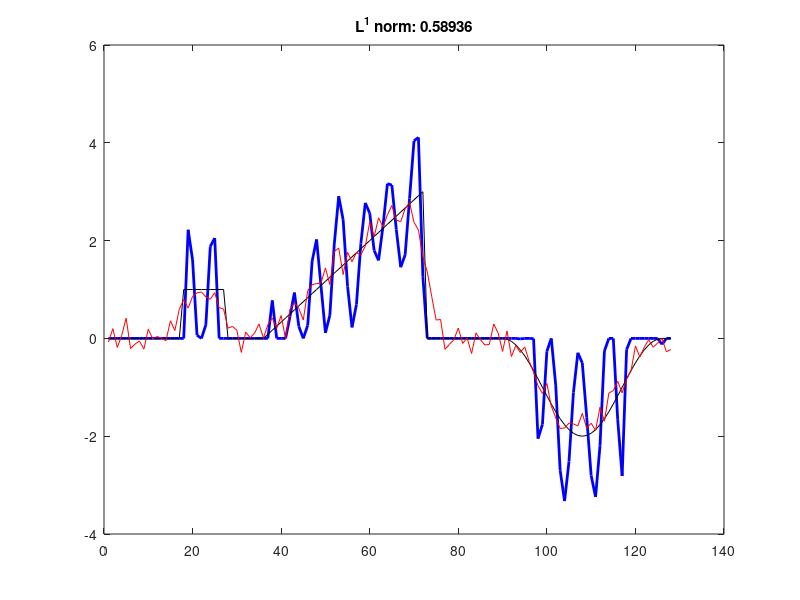

Recreate this plot in MATLAB. (Note: this script raises an error after producing the figure.)
close all
clear
clc

n = 128;

x = linspace(0,n,n).';
f = zeros(n,1);
n0 = round(n/15);
n1 = 2*n0; n2 = 3*n0;
n3 = 4*n0; n4 = 8*n0;
n5 = 10*n0; n6 = 14*n0;
f(n1:n2) = 1;
f(n3:n4) = 3*((n3:n4) - n3)/(n4-n3);
f(n5:n6) = -1-cos((n5:n6)*2*pi/(n6-n5));


% Point spread function
PSF = [1 1 1];
PSF = conv(PSF,PSF);
PSF = conv(PSF,PSF);
PSF = conv(PSF,PSF);
PSF = PSF/(sum(PSF));

% Create convolution matrix
A = convmtx(PSF,n);
nu = (length(PSF)-1)/2;
A = A(:,nu+1:nu+n);

% Generate data
m = A*f;
delta = 0.2;
noise = randn(n,1);
md = m + delta*noise;


%% 1 ISTA for canonical basis sparsity - analysis

alpha = 0.1;
D = eye(n);
soft_thr = @(a,x) (x-a).*(x>=a) + (x+a).*(x<=-a);
r1 = ones(n,1);
for i=1:1000
    r1 = D*soft_thr(alpha,D'*(r1 + A'*(md - A*r1)));
end
figure(2)
clf
plot(1:n,r1,'b','LineWidth',2)
hold on
plot(1:n,f,'k')
plot(1:n,md,'r')
title(['L^1 norm: ', num2str(norm(f-r1)/norm(f))])

%% 2 ISTA for Haar wavelets sparsity - analysis

alpha = 0.1;
D = haarmtx(n);
soft_thr = @(a,x) (x-a).*(x>=a) + (x+a).*(x<=-a);
r2 = ones(n,1);
for i=1:1000
    r2 = D*soft_thr(alpha,D'*(r2 + A'*(md - A*r2)));
end
figure(3)
clf
plot(1:n,r2,'b','LineWidth',2)
hold on
plot(1:n,f,'k')
plot(1:n,md,'r')
title(['Haar: ', num2str(norm(f-r2)/norm(f))])

%% ISTA for a tight frame - analysis

alpha = 0.1;
D = [ haarmtx(n) eye(n)]/sqrt(2);
soft_thr = @(a,x) (x-a).*(x>=a) + (x+a).*(x<=-a);
r3 = zeros(n,1);
for i=1:1000
    r3 = D*soft_thr(alpha,D'*(r3 + A'*(md - A*r3)));
end
figure(4)
clf
plot(1:n,r3,'b','LineWidth',2)
hold on
plot(1:n,f,'k')
plot(1:n,md,'r')
title(['Tight frame - Analysis: ', num2str(norm(f-r3)/norm(f))])

%% 4 ISTA for a tight frame - synthesis

alpha = 0.05;
D = [ haarmtx(n) eye(n)]/sqrt(2);
soft_thr = @(a,x) (x-a).*(x>=a) + (x+a).*(x<=-a);
w4 = zeros(size(D,2),1);
for i=1:1000
    w4 = soft_thr(alpha,w4 + D.'*A'*(md - A*D*w4));
end
r4 = D*w4;
figure(5)
clf
plot(1:n,r4,'b','LineWidth',2)
hold on
plot(1:n,f,'k')
plot(1:n,md,'r')
title(['Tight frame - Synthesis: ', num2str(norm(f-r4)/norm(f))])

